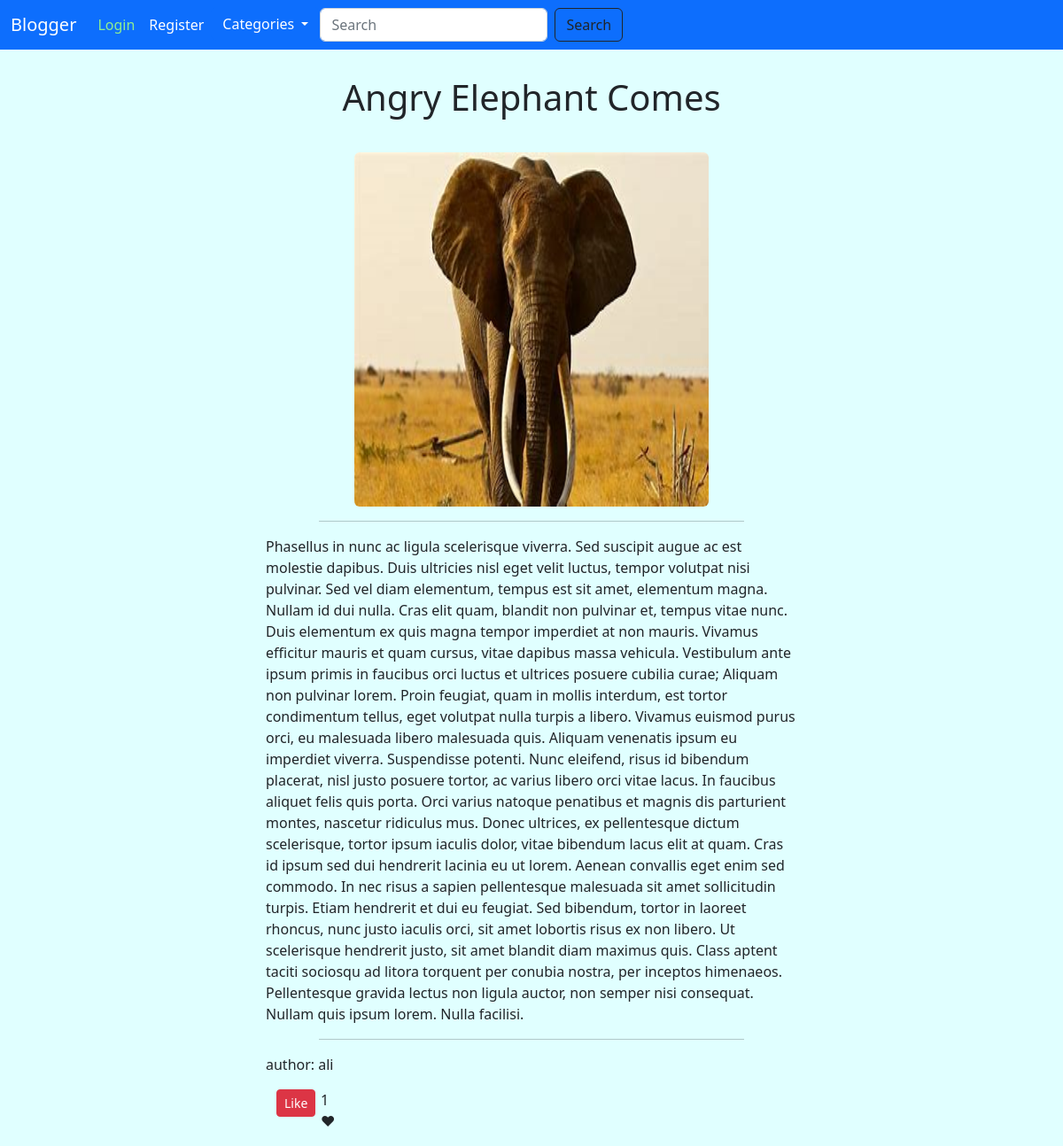
The app's page /blog/angry_elephant_comes/ with its own data.
### blog/models.py (models this page shows, shortened)
class Blog(models.Model):
    slug = models.CharField(max_length=500, unique=True)
    created_on = models.DateTimeField(auto_now_add=True)
    author = models.ForeignKey(User, on_delete=models.CASCADE)
    title = models.CharField(max_length=150)
    body = models.TextField(max_length=4000)
    category = models.ForeignKey(
        Category, on_delete=models.PROTECT, null=False)
    image = models.ImageField(default='kiaei.jpg',
                              upload_to='blog_pictures')
    likes = models.ManyToManyField(User, related_name='blog_posts')
    def total_likes(self):
        return self.likes.count()

### blog/views.py (the view)
# urls.py: path('blog/<str:slug>/', views.details, name='details'),
def details(request, slug):
    blog = Blog.objects.get(slug=slug)
    context = {
        'blog': blog,
    }
    return render(request, 'blog/details.html', context)

### blog/templates/blog/details.html (shortened to what this page needs)
{% extends 'blog/base.html' %}
{% block body %}
    <h1>{{ blog.title }}</h1>
    <img style="  display: block; margin-left: auto; margin-right: auto;" class="rounded" width="400px" height="400px"
         src="{{ blog.image.url }}" alt="">
    <hr style="margin-left: 30%; margin-right: 30%;">
    <p style="padding-left: 25%; padding-right: 25%;">{{ blog.body }}</p>
    <hr style="margin-left: 30%; margin-right: 30%;">
    <p style="padding-left: 25%; padding-right: 25%;">author: {{ blog.author }}</p>
    <form action="{% url 'blog:like' blog.slug %}" method="post">
        <div style="margin-left: 25%; margin-right: 25%;" class="row">
            <div class="col-md-1">
                <button type="submit" name='blog_slug'
                        value="{{ blog.slug }}"
                        class="btn btn-danger btn-sm">Like
                </button>
            </div>
            <div class="col-md-1">
                <p>{{ blog.total_likes }} ❤</p>
            </div>
        </div>
    </form>
{% endblock body %}

### blog/static/blog/style.css (style rules this page uses)
h1 { text-align: center; padding: 30px; }
body { background-color: lightcyan; }

### records on screen
Blog: title "Angry Elephant Comes", image (picture), body "Phasellus in nunc ac ligula scelerisque viverra. Sed suscipit augue ac est molestie dapibus. Duis ultricies nisl eget velit luctus, tempor volutpat nisi pulvinar. Sed vel diam elementum, tempus est sit amet, elementum magna. Nullam id dui nulla. Cras elit quam, blandit non pulvinar et, tempus vitae nunc. Duis elementum ex quis magna tempor imperdiet at non mauris. Vivamus efficitur mauris et quam cursus, vitae dapibus massa vehicula. Vestibulum ante ipsum primis in faucibus orci luctus et ultrices posuere cubilia curae; Aliquam non pulvinar lorem. Proin feugiat, quam in mollis interdum, est tortor condimentum tellus, eget volutpat nulla turpis a libero. Vivamus euismod purus orci, eu…", author "ali", total_likes "1"
